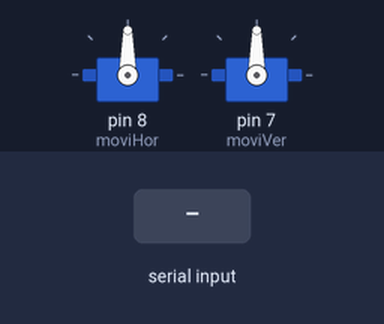
A sketch run on a simulated Arduino Uno, built with avr-gcc and run on an emulated ATmega328P. Shown: 2 × servo. The test bench sets the inputs (shaded band).

Above: at 1.2 s.
1.3 s: "p" received over Serial
At 1.7 s:
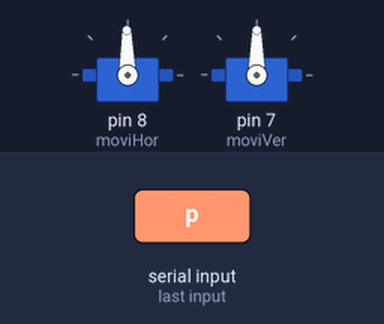
4.3 s: "i" received over Serial
At 13.2 s:
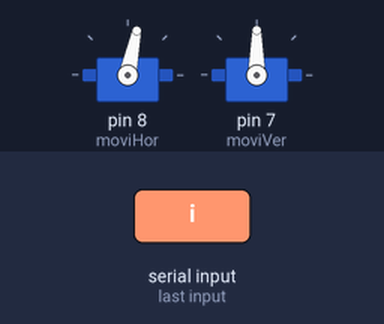
Timing chart, 0 to 24.3 s (numbered marks = the images above; inputs shaded):
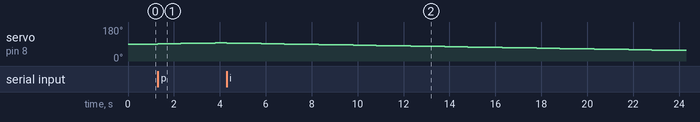

Measured:
- after the input at 1.3 s, servo on pin 8 (moviHor): moves from 90° to 96° over 2.5 s, starting at once

The sketch:

ProgramaServos.ino
```cpp
// LUNA GONZALES ROCIO
//MARTINEZ GARCIA ISABEL
//PALOMA VICTORIANO ARAEL
//ROBLES PADILLA OSWALDO
//librerias
#include <Servo.h>

//objetos
Servo moviVer;
Servo moviHor;

//variables
int pHor = 90;
int pVer = 90;
int dato = 0;

//metodos
void setup() {
  Serial.begin(9600);
  moviHor.attach(8);//servo posicio horizontal(ejey)
  moviVer.attach(7); //servo posicio vertical (ejex)

// mover servo
 moviHor.write(pHor);
 moviVer.write(pVer);

}

void loop() {
  if (Serial.available() >= 1){
    dato = Serial.read();
  }
  if (dato == 'p')
  {
    pHor = pHor +1;
    moviHor.write(pHor);
    delay(500);
  }
   if (dato == 'i')
  {
    pHor = pHor - 1;
    moviHor.write(pHor);
    delay(500);
  }
   if (dato == 'n')
  {
    pVer = pVer +1;
    moviVer.write(pVer);
    delay(500);
  }
   if (dato == 'r')
  {
    pVer = pVer - 1;
    moviVer.write(pVer);
    delay(500);
  }
}
```
